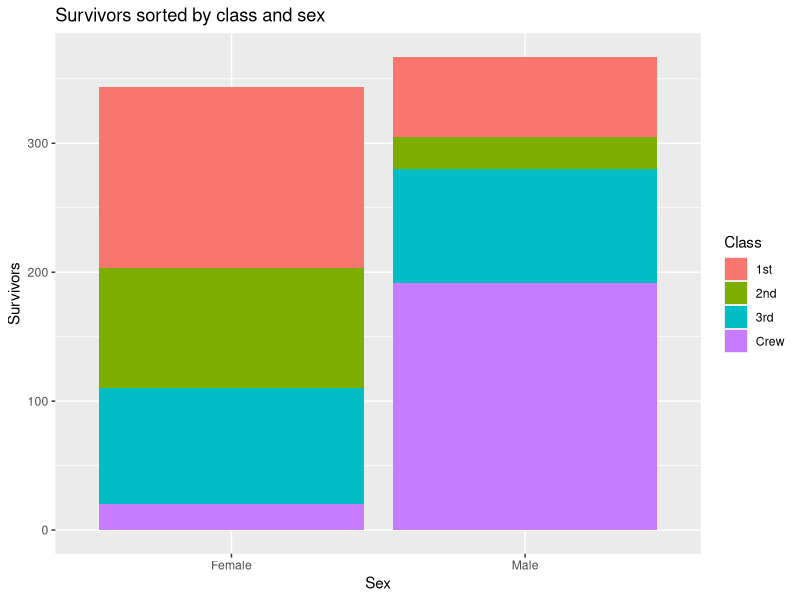
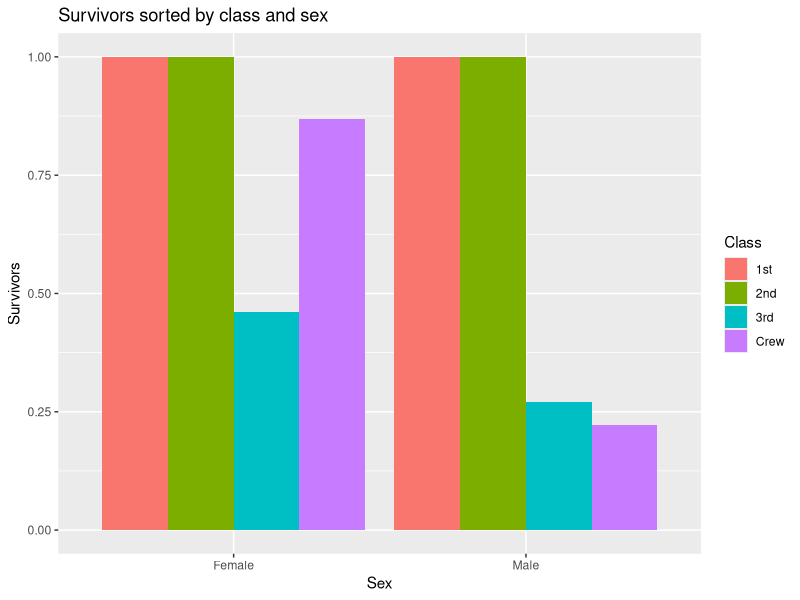
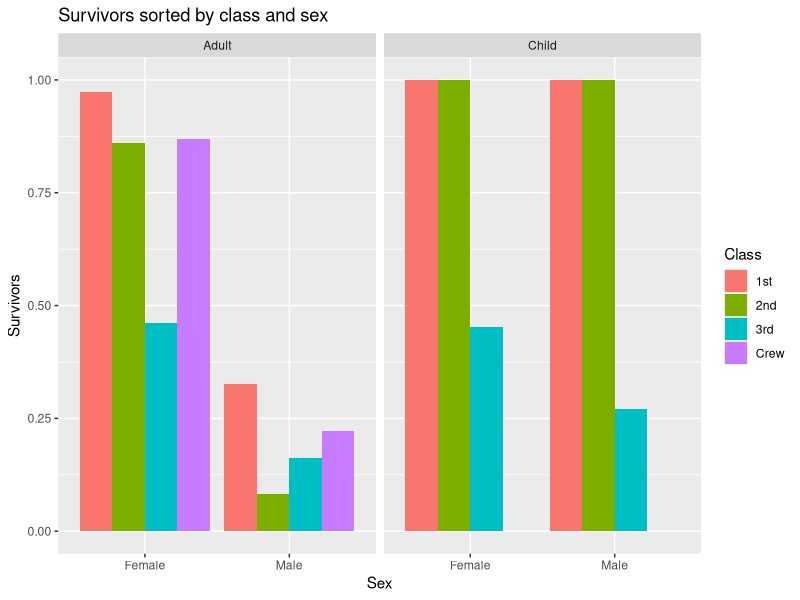

Reproduce these figures in R, in order.
## ---- chunk 1
library(tidyverse)

df_titanic <- as_tibble(Titanic)
## ---- chunk 2
## TASK: Perform a `glimpse` of df_titanic
df_titanic%>%glimpse()
## ---- chunk 3
## NOTE: No need to edit! We'll cover how to
## do this calculation in a later exercise.
df_titanic %>% summarize(total = sum(n))
## ---- chunk 4
## TASK: Visualize counts against `Class` and `Sex`
f_titanic = df_titanic %>% filter(Survived == "Yes") 

f_titanic %>%
  ggplot(aes(x = Sex, y = n, fill = Class)) +
  geom_col() +
  labs(y = "Survivors", 
       title = "Survivors sorted by class and sex"
  )
## ---- chunk 5
## NOTE: No need to edit! We'll cover how to
## do this calculation in a later exercise.
df_prop <-
  df_titanic %>%
  group_by(Class, Sex, Age) %>%
  mutate(
    Total = sum(n),
    Prop = n / Total
  ) %>%
  ungroup()
df_prop
## ---- chunk 6
df_prop %>%
  filter(Survived == "Yes") %>%
  ggplot(aes(x = Sex, y = Prop, fill = Class)) +
  geom_col(position = "dodge") +
  labs(y = "Survivors", 
       title = "Survivors sorted by class and sex"
  )
## ---- chunk 7
df_prop %>%
  filter(Survived == "Yes") %>%
  ggplot(aes(x = Sex, y = Prop, fill = Class)) +
  geom_col(position = "dodge") +
  facet_wrap(~Age) +
  labs(y = "Survivors",
       alpha = "Age (alpha)",
       title = "Survivors sorted by class and sex"
  )
